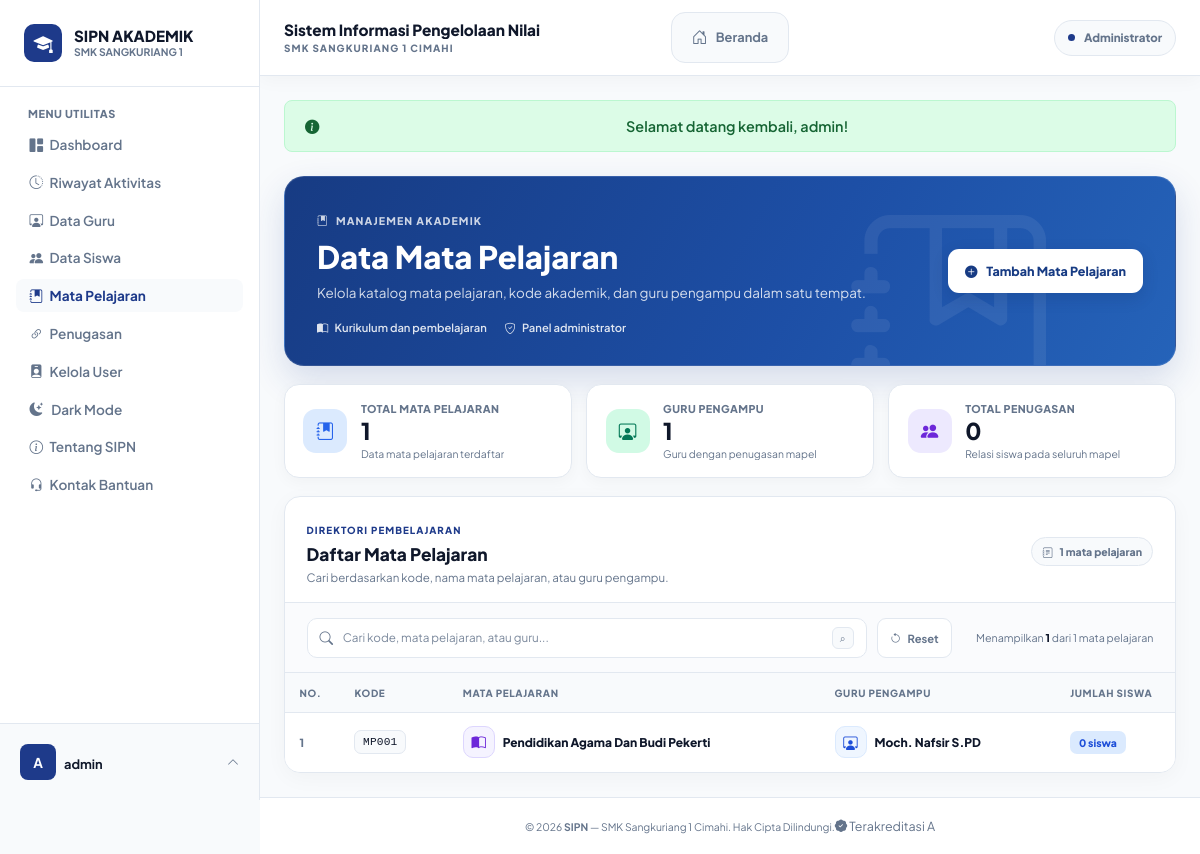
/admin/data_mapel.php (signed in), run on the app's committed database.
### tables this page shows
CREATE TABLE `mapel` (
  `id` int(11) NOT NULL,
  `kode_mapel` varchar(10) NOT NULL,
  `nama_mapel` varchar(100) NOT NULL,
  `guru_id` int(11) NOT NULL
);

CREATE TABLE `guru` (
  `id` int(11) NOT NULL,
  `nip` varchar(20) NOT NULL,
  `nama` varchar(100) NOT NULL,
  `jenis_kelamin` enum('L','P') NOT NULL,
  `user_id` int(11) NOT NULL
);

### admin/data_mapel.php (called while the page is built, shortened)
<?php
require_once __DIR__ . '/../includes/helper_fungsi.php';
require_once __DIR__ . '/../includes/helper_cek_login.php';
$e = static function ($value): string {
    return htmlspecialchars((string) ($value ?? ''), ENT_QUOTES, 'UTF-8');
};
$guru_list = [];
$guru_result = mysqli_query($conn, 'SELECT id, nama FROM guru ORDER BY nama ASC');
if ($guru_result) {
    while ($row = mysqli_fetch_assoc($guru_result)) {
        $guru_list[] = $row;
    }
}
$query = "
    SELECT
        m.id,
        m.kode_mapel,
        m.nama_mapel,
        m.guru_id,
        g.nama AS nama_guru,
        COUNT(DISTINCT mg.siswa_id) AS total_siswa
    FROM mapel m
    LEFT JOIN guru g ON m.guru_id = g.id
    LEFT JOIN mengajar mg ON mg.mapel_id = m.id
    GROUP BY m.id, m.kode_mapel, m.nama_mapel, m.guru_id, g.nama
    ORDER BY m.kode_mapel ASC, m.nama_mapel ASC
";
$result_mapel = mysqli_query($conn, $query);
$mapel_list = [];
if ($result_mapel) {
    while ($row = mysqli_fetch_assoc($result_mapel)) {
        $mapel_list[] = $row;
    }
}
$total_mapel = count($mapel_list);
$guru_terlibat = [];
$total_penugasan = 0;
foreach ($mapel_list as $row) {
    if (!empty($row['guru_id'])) {
        $guru_terlibat[(int) $row['guru_id']] = true;
    }
    $total_penugasan += (int) $row['total_siswa'];
}
$jumlah_guru_pengampu = count($guru_terlibat);
require_once __DIR__ . '/../includes/template_header.php';
require __DIR__ . '/views/data_mapel_view.php';
require_once __DIR__ . '/../includes/template_footer.php';

### admin/views/data_mapel_view.php (the view, shortened to what this page needs)
<div class="sipn-admin-data-page sipn-admin-data-page--mapel">
    <section class="sipn-admin-data-hero sipn-admin-data-enter" style="--admin-enter-delay: 0ms;" aria-labelledby="mapelPageTitle">
        <div class="sipn-admin-data-hero__copy">
            <span class="sipn-admin-data-eyebrow"><i class="bi bi-journal-bookmark-fill" aria-hidden="true"></i> Manajemen Akademik</span>
            <h1 id="mapelPageTitle">Data Mata Pelajaran</h1>
            <p>Kelola katalog mata pelajaran, kode akademik, dan guru pengampu dalam satu tempat.</p>
            <div class="sipn-admin-data-hero__meta">
                <span><i class="bi bi-book-half" aria-hidden="true"></i> Kurikulum dan pembelajaran</span>
                <span><i class="bi bi-shield-check" aria-hidden="true"></i> Panel administrator</span>
            </div>
        </div>
        <button type="button" class="sipn-admin-data-primary" data-modal-target="#modalTambah" <?= !$guru_list ? 'disabled' : ''; ?>>
            <i class="bi bi-plus-circle-fill" aria-hidden="true"></i> Tambah Mata Pelajaran
        </button>
    </section>
    <section class="sipn-admin-data-stats sipn-admin-data-enter" style="--admin-enter-delay: 70ms;" aria-label="Ringkasan mata pelajaran">
        <article class="sipn-admin-data-stat">
            <span class="sipn-admin-data-stat__icon sipn-admin-data-stat__icon--blue"><i class="bi bi-journal-bookmark-fill" aria-hidden="true"></i></span>
            <span class="sipn-admin-data-stat__body"><small>Total Mata Pelajaran</small><strong><?= number_format($total_mapel, 0, ',', '.'); ?></strong><em>Data mata pelajaran terdaftar</em></span>
        </article>
        <article class="sipn-admin-data-stat sipn-admin-data-enter" style="--admin-enter-delay: 115ms;">
            <span class="sipn-admin-data-stat__icon sipn-admin-data-stat__icon--green"><i class="bi bi-person-workspace" aria-hidden="true"></i></span>
            <span class="sipn-admin-data-stat__body"><small>Guru Pengampu</small><strong><?= number_format($jumlah_guru_pengampu, 0, ',', '.'); ?></strong><em>Guru dengan penugasan mapel</em></span>
        </article>
        <article class="sipn-admin-data-stat sipn-admin-data-enter" style="--admin-enter-delay: 160ms;">
            <span class="sipn-admin-data-stat__icon sipn-admin-data-stat__icon--violet"><i class="bi bi-people-fill" aria-hidden="true"></i></span>
            <span class="sipn-admin-data-stat__body"><small>Total Penugasan</small><strong><?= number_format($total_penugasan, 0, ',', '.'); ?></strong><em>Relasi siswa pada seluruh mapel</em></span>
        </article>
    </section>
    <section class="sipn-admin-data-panel sipn-admin-data-enter" style="--admin-enter-delay: 210ms;" aria-labelledby="mapelTableTitle">
        <div class="sipn-admin-data-panel__heading">
            <div>
                <span class="sipn-admin-data-kicker">Direktori pembelajaran</span>
                <h2 id="mapelTableTitle">Daftar Mata Pelajaran</h2>
                <p>Cari berdasarkan kode, nama mata pelajaran, atau guru pengampu.</p>
            </div>
            <span class="sipn-admin-data-total"><i class="bi bi-journal-text" aria-hidden="true"></i> <?= number_format($total_mapel, 0, ',', '.'); ?> mata pelajaran</span>
        </div>
        <div class="sipn-admin-data-toolbar">
            <label class="sipn-admin-data-search">
                <i class="bi bi-search" aria-hidden="true"></i>
                <input type="search" data-admin-table-search placeholder="Cari kode, mata pelajaran, atau guru..." autocomplete="off" aria-label="Cari mata pelajaran">
                <kbd>⌕</kbd>
            </label>
            <button type="button" class="sipn-admin-data-reset" data-admin-search-clear><i class="bi bi-arrow-counterclockwise" aria-hidden="true"></i> Reset</button>
            <span class="sipn-admin-data-result" aria-live="polite">Menampilkan <strong data-admin-results-count><?= $total_mapel; ?></strong> dari <?= $total_mapel; ?> mata pelajaran</span>
        </div>
        <div class="sipn-admin-data-table-wrap">
            <table class="sipn-admin-data-table sipn-admin-data-table--mapel" data-admin-search-table>
                <thead><tr>
                    <th class="sipn-admin-data-col-number">No.</th>
                    <th>Kode</th>
                    <th>Mata Pelajaran</th>
                    <th>Guru Pengampu</th>
                    <th>Jumlah Siswa</th>
                </tr></thead>
                <tbody>
                <?php if ($mapel_list): ?>
                    <?php foreach ($mapel_list as $index => $row): ?>
                    <tr data-admin-search-row style="--admin-row-delay: <?= min($index, 12) * 45; ?>ms;">
                        <td class="sipn-admin-data-number"><?= $index + 1; ?></td>
                        <td><span class="sipn-admin-data-code"><?= $e($row['kode_mapel']); ?></span></td>
                        <td>
                            <div class="sipn-admin-data-person sipn-admin-data-person--compact">
                                <span class="sipn-admin-data-avatar is-mapel"><i class="bi bi-book-half" aria-hidden="true"></i></span>
                                <strong><?= $e($row['nama_mapel']); ?></strong>
                            </div>
                        </td>
                        <td>
                            <div class="sipn-admin-data-person sipn-admin-data-person--compact">
                                <span class="sipn-admin-data-avatar is-guru"><i class="bi bi-person-workspace" aria-hidden="true"></i></span>
                                <strong><?= $e($row['nama_guru'] ?: 'Guru belum tersedia'); ?></strong>
                            </div>
                        </td>
                        <td><span class="sipn-admin-data-pill is-blue"><?= number_format((int) $row['total_siswa'], 0, ',', '.'); ?> siswa</span></td>
                    </tr>
                    <?php endforeach; ?>
                <?php else: ?>
                    <tr><td colspan="6" class="sipn-admin-data-empty"><i class="bi bi-journal-x" aria-hidden="true"></i><strong>Belum ada mata pelajaran</strong><span>Data yang ditambahkan akan muncul pada tabel ini.</span></td></tr>
                <?php endif; ?>
                </tbody>
            </table>
        </div>
    </section>
</div>

### assets/css/modules/00-foundation-theme.css (style rules this page uses)
:root { --primary-dark: #1e3a8a; --primary-hover: #1d4ed8; --accent-orange: #2563eb; --accent-peach: #eff6ff; --accent-peach-border: #bfdbfe; --text-dark: #0f172a; --text-muted: #64748b; --border-color: #e2e8f0; --bg-surface: #f8fafc; --card-bg: #ffffff; --app-sidebar-width: 260px; --app-sidebar-rail-width: 76px; --app-topbar-height: 68px; --font-sans: 'Plus Jakarta Sans', system-ui, -apple-system, sans-serif; }
* { box-sizing: border-box; margin: 0; padding: 0; font-family: var(--font-sans); }
html { min-width: 320px; }
body { background-color: var(--bg-surface); color: var(--text-dark); min-height: 100vh; font-family: var(--font-sans); overflow-x: hidden; }

### data on the page
mapel: kode_mapel "MP001", nama_mapel "Pendidikan Agama Dan Budi Pekerti", guru.nama "Moch. Nafsir S.PD", total_siswa "0"

### other printed values
substr($current_username, 0, 1) "A"
$current_username "admin"
$item['label'] "Beranda"
$current_role_label "Administrator"
$pesan "Selamat datang kembali, admin!"
$total_mapel "1"
$jumlah_guru_pengampu "1"
$total_penugasan "0"
